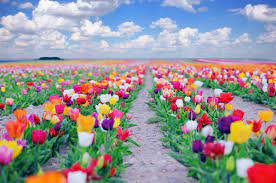
#> input picture ResimOkumaİşlemleri/cicek.jpg, 276 x 183 px
$ python resim_okuma.py
#> lines starting #> are read from the running program, lines starting #| are printed output that depends on the picture; after the words box and inside, x2 and y2 are one past the last pixel; in counts of white or black regions, pixels touching at a corner belong together
import cv2

resim=cv2.imread('cicek.jpg')
#> resim is the input picture: shape (183, 276, 3); mean B, G, R 148.8, 146.9, 150.2
cv2.imshow('cicek',resim)

cv2.rectangle(resim,(200,70),(320,180),(0,255,255),2)
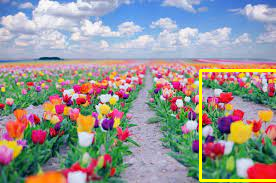
#> resim: shape (183, 276, 3); 1.55% of pixels changed, all inside (x1, y1, x2, y2) = (199, 69, 276, 182)
cv2.imshow('dortgencevcere',resim)


cv2.waitKey(0)
cv2.destroyAllWindows()

$ run again, with ResimOkumaİşlemleri/messi.jpg copied over ResimOkumaİşlemleri/cicek.jpg
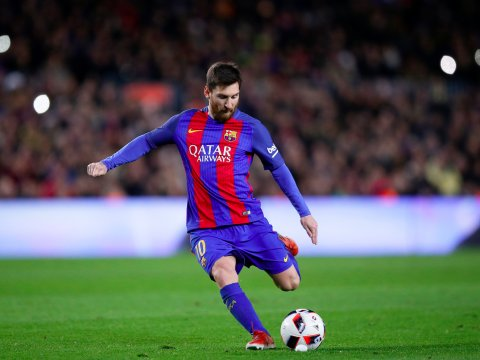
#> input picture ResimOkumaİşlemleri/messi.jpg, 480 x 360 px
#> resim is the input picture: shape (360, 480, 3); mean B, G, R 80, 85.6, 80.5
#> `cv2.rectangle(resim,(200,70),(320,180),(0,255,255),2)`:
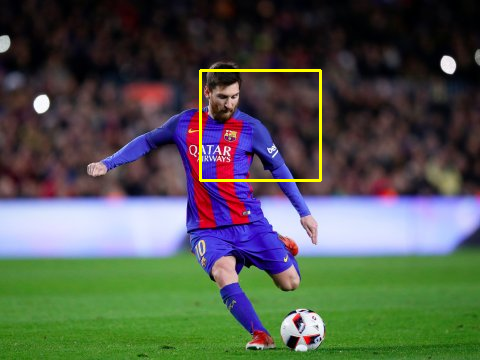
#> resim: shape (360, 480, 3); 0.8% of pixels changed, all inside (x1, y1, x2, y2) = (199, 69, 322, 182)
